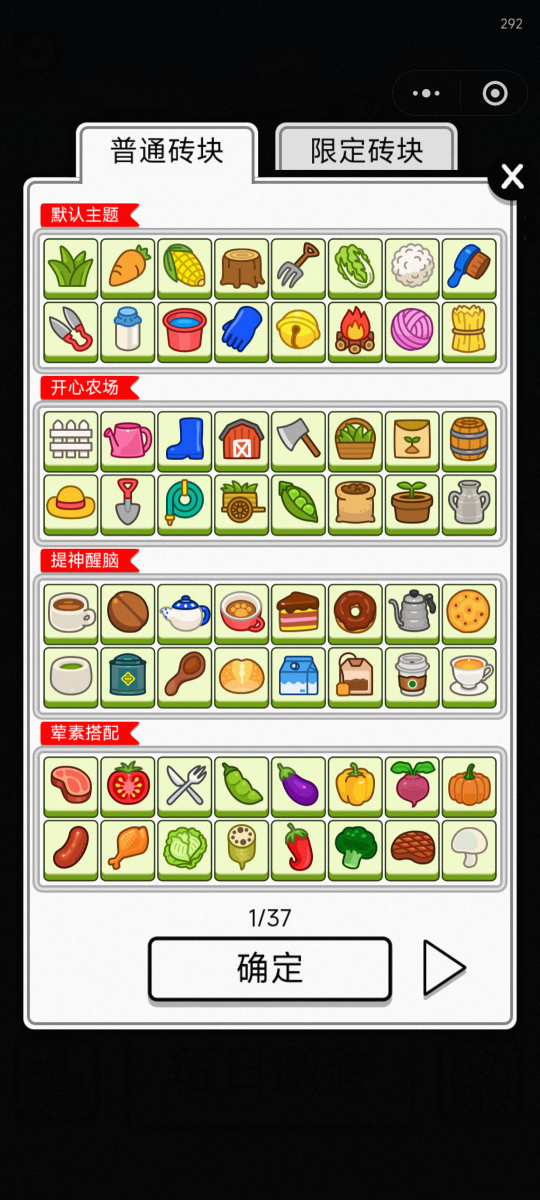
#> input picture BrickGame-Tool/build-catalog/brick-all/Screenshot_20261012_145915.png, 1080 x 2400 px (shown at 1/2 size); its folder holds only this picture in this run
$ python build_catalog.py
#> lines starting #> are read from the running program, lines starting #| are printed output that depends on the picture; after the words box and inside, x2 and y2 are one past the last pixel; in counts of white or black regions, pixels touching at a corner belong together
#!/usr/bin/env python3
# -*- coding: utf-8 -*-
"""从游戏图鉴页(brick-all)提取物品素材，建立带标签的条目库并去重。

为什么不用人工标注素材：图鉴页本身就是"每格一个物品、统一底板、统一样式"的结构化
清单 —— 行列位置就是稳定标识，裁出来即可当参考图用。

四个要点（都是踩过的坑）：

1. 网格用"全部页的**像素中位数图**"定位：物品每页不同，中位数把图标抹平，只剩固定
   面板 + 均匀底板。但图标区会被抹成浑浊色，底板掩码因此**裂成两条带**（图标左右各
   一条），必须成对合成一个格子跨度。
2. **底板要用"外圈像素拟合二次曲面再外推"**，不能用"环中位数"或"跨页中位数模板"：
   底板是渐变、且有多个色系（已解锁=亮绿、未解锁=浅米），环中位数当背景会让渐变区整片
   进入掩码 —— 实测 18 个完全不同的物品被并成一类（距离 0.04）；跨页中位数在中心区等于
   "37 个图标的中间色"，根本不是底板。拟合时按残差剔除两轮离群点（图标会顶到外圈）。
3. 掩码阈值用**自适应**的：未解锁物品是降饱和渲染，与底板差异很小；固定阈值会把它
   整格判成背景，几十个不同物品的特征全变零向量 → 又并成一类。
4. **默认不去重**：图鉴每格就是一个类别。实测这 37 页里没有跨页重复（md5 全不同，结构距离
   低于 0.05 的只有 1 组：同一把刷子的"新/旧"两版），而"并错"的代价远大于"没并"——
   图鉴里本身就存在形状相同、仅耐久/颜色不同的砖块（实测 0.10~0.20 区间有 197 对），
   一旦并错，求解器会去消一个消不掉的组合。需要合并时显式给 --dedup-thr（见下）。

产出：
  catalog/tiles/p001_b0_r0_c0.png   96x96 原样裁切（含底板）—— 训练素材，保留底板是为了让模型
                                    自己学"忽略底板"（配合底色重染增广），比去底掩码更稳
  catalog/index.csv                 每格元信息（页序/时间戳/分组/行列/图标占比/饱和度/faded/class_id）
  catalog/classes.csv               类别：class_id -> 成员条目（默认每格一类，共 2368 类）
  catalog/gray_pairs.csv            相似但未合并的条目对（仅 --dedup-thr > 0 时生成，人工抽查用）
  catalog/icons/...（仅 --with-icons）96x96 BGRA 去底图标，实测效果差已弃用，留开关备查
用法：
  python build_catalog.py --src brick-all --out catalog                 # 每格一类
  python build_catalog.py --src brick-all --out catalog --dedup-thr 0.05 # 顺带合并近似重复
"""
from __future__ import annotations

import argparse
import csv
import os

import cv2
import numpy as np

_HERE = os.path.dirname(os.path.abspath(__file__))

CROP = 96           # 输出裁切尺寸
INSET = 3           # 内缩像素，去掉砖块描边
FEAT = 32           # 去重用的特征尺寸
DEDUP_THR = 0.0     # 去重阈值（结构特征余弦距离），0 = 不合并（每格一个类别）
FADED_CONTRAST = 90.0   # 图标与底板对比度低于此值 → 疑似未解锁（降饱和渲染）


def load_pages(src: str) -> list[tuple[str, np.ndarray]]:
    names = sorted(f for f in os.listdir(src) if f.lower().endswith((".png", ".jpg")))
    pages = []
    for n in names:
        img = cv2.imread(os.path.join(src, n), cv2.IMREAD_COLOR)
        if img is None:
            raise SystemExit(f"读不到 {n}")
        pages.append((n, img))
    if not pages:
        raise SystemExit(f"{src} 里没有图片")
    if len({p[1].shape[:2] for p in pages}) != 1:
        print(f"警告: 分辨率不一致 {({p[1].shape[:2] for p in pages})}，请先统一")
    return pages


def tile_mask(img: np.ndarray) -> np.ndarray:
    """浅绿底板掩码。中位数图上图标已被抹平，所以只剩底板。"""
    b, g, r = img[:, :, 0].astype(int), img[:, :, 1].astype(int), img[:, :, 2].astype(int)
    return ((g > r + 6) & (g > b + 6) & (g > 170)).astype(np.uint8)


def segments(proj: np.ndarray, frac: float = 0.45) -> list[tuple[int, int]]:
    """一维投影上的连续高值段 = 砖块所在的列带/行带。"""
    thr = frac * float(proj.max()) if proj.max() > 0 else 0.0
    on = proj >= thr
    out, start = [], None
    for i, v in enumerate(on.tolist()):
        if v and start is None:
            start = i
        if (not v or i == len(on) - 1) and start is not None:
            end = i + 1 if v else i
            if end - start > 8:
                out.append((start, end))
            start = None
    return out


def pair_bands(bands: list[tuple[int, int]], name: str) -> list[tuple[int, int]]:
    """把"格子两侧的底板带"合成一个格子跨度，并做均匀性校验。"""
    if len(bands) % 2 == 0 and len(bands) >= 4:
        spans = [(bands[2 * k][0], bands[2 * k + 1][1]) for k in range(len(bands) // 2)]
    else:
        spans = bands
    widths = np.array([b - a for a, b in spans], dtype=np.float64)
    gaps = np.diff([a for a, _ in spans]) if len(spans) > 1 else np.array([1.0])
    w_cv = float(widths.std() / (widths.mean() + 1e-9))
    g_cv = float(gaps.std() / (gaps.mean() + 1e-9)) if len(gaps) > 1 else 0.0
    print(f"  {name}: {len(bands)} 条底板带 → {len(spans)} 个格子，"
          f"宽度 {widths.mean():.1f}±{widths.std():.1f}(cv {w_cv:.2f})，"
          f"间距 {gaps.mean():.1f}(cv {g_cv:.2f})")
    if w_cv > 0.15 or g_cv > 0.30:
        print(f"  警告: {name} 方向网格不均匀，可能有格子被遮挡，请人工核对")
    return spans


def grid_from_median(pages: list[tuple[str, np.ndarray]]) -> tuple[list, list]:
    med = np.median(np.stack([p[1] for p in pages]), axis=0).astype(np.uint8)
    m = tile_mask(med)
    col_seg = pair_bands(segments(m.sum(axis=0).astype(np.float64)), "列")
    row_seg = pair_bands(segments(m.sum(axis=1).astype(np.float64)), "行")
    return col_seg, row_seg


def cut_all(pages: list[tuple[str, np.ndarray]], row_seg, col_seg, inset: int) -> np.ndarray:
    """(n_pages, n_rows, n_cols, CROP, CROP, 3) 的原样裁切。"""
    out = np.zeros((len(pages), len(row_seg), len(col_seg), CROP, CROP, 3), np.uint8)
    for pi, (_, img) in enumerate(pages):
        for ri, (y0, y1) in enumerate(row_seg):
            for ci, (x0, x1) in enumerate(col_seg):
                cell = img[y0 + inset:y1 - inset, x0 + inset:x1 - inset]
                if cell.size == 0:
                    continue
                interp = cv2.INTER_AREA if cell.shape[0] > CROP else cv2.INTER_CUBIC
                out[pi, ri, ci] = cv2.resize(cell, (CROP, CROP), interpolation=interp)
    return out


_S = CROP
_yy, _xx = np.mgrid[0:_S, 0:_S]
_XX = np.stack([np.ones(_S * _S), _xx.ravel(), _yy.ravel(), (_xx ** 2).ravel(),
                (_xx * _yy).ravel(), (_yy ** 2).ravel()], 1).astype(np.float64)
_RING_W = 8
_RING = np.zeros((_S, _S), bool)
_RING[:_RING_W, :] = _RING[-_RING_W:, :] = _RING[:, :_RING_W] = _RING[:, -_RING_W:] = True


def bg_surface(crop: np.ndarray, rounds: int = 2) -> np.ndarray:
    """用外圈像素拟合二次曲面来还原底板（含渐变），再外推到中心。

    为什么不能用"边框环中位数"或"跨页模板"当底板：
    - 底板是渐变且有多个色系（已解锁是亮绿、未解锁是浅米色），环中位数当背景会让
      渐变区整片进入掩码 —— 实测 18 个完全不同的物品被去重成一类（距离 0.04）。
    - 跨页中位数在中心区等于"37 个图标的中间色"，不是底板。
    拟合时按残差做两轮剔除：图标偶尔会顶到外圈，不剔除会把曲面拉歪。
    """
    bg = np.zeros((_S, _S, 3), np.float32)
    ring_flat = _RING.ravel()
    for c in range(3):
        coef, m, vals = None, ring_flat.copy(), crop[:, :, c].ravel()
        for _ in range(rounds):
            coef, *_ = np.linalg.lstsq(_XX[m], vals[m], rcond=None)
            r = np.abs(vals - _XX @ coef)
            med = float(np.median(r[m]))
            mad = float(np.median(np.abs(r[m] - med))) + 1e-3
            keep = ring_flat & (r < med + 4 * mad)
            if keep.sum() < 100 or bool((keep == m).all()):
                break
            m = keep
        bg[:, :, c] = (_XX @ coef).reshape(_S, _S)
    return bg


def icon_mask(crop: np.ndarray, bg: np.ndarray, tol_lo: float = 10.0, frac: float = 0.30
              ) -> tuple[np.ndarray, float]:
    """图标掩码 = 与拟合底板的差异超过自适应阈值。

    自适应是必须的：未解锁物品整格降饱和（与底板对比很弱），固定阈值会把它判成
    纯背景，特征退化成零向量 → 几十个不同物品又被去重成一类。
    返回 (掩码, 图标对比度)。
    """
    mag = np.linalg.norm(crop - bg, axis=2)
    contrast = float(np.percentile(mag, 99.5))
    m = (mag > max(tol_lo, frac * contrast)).astype(np.uint8)
    m = cv2.morphologyEx(m, cv2.MORPH_OPEN, np.ones((3, 3), np.uint8))
    m = cv2.morphologyEx(m, cv2.MORPH_CLOSE, np.ones((5, 5), np.uint8))
    m = cv2.erode(m, np.ones((3, 3), np.uint8)).astype(bool)
    return m, contrast


def icon_feature(crop: np.ndarray, bg: np.ndarray, mask: np.ndarray) -> np.ndarray:
    """图标特征（L2 归一化）：**残差去掉直流色**之后的结构/色差模式。

    为什么不能直接用"掩码后的原色"：同一色系的物品（橙色系月饼/玉米/饼干）
    掩码后的向量方向几乎相同，余弦距离只有 0.03~0.06 —— 实测 21 个完全不同的
    橙色物品被并成一类。去掉直流分量（减去掩码内均值）后，剩下的是形状与色差
    模式，同一色系的不同形状才拉得开。
    """
    r = cv2.resize((crop - bg), (FEAT, FEAT), interpolation=cv2.INTER_AREA).astype(np.float32)
    m = cv2.resize(mask.astype(np.uint8), (FEAT, FEAT), interpolation=cv2.INTER_NEAREST).astype(bool)
    if not m.any():
        return np.zeros(FEAT * FEAT * 3, np.float32)
    r = r - r[m].mean(axis=0)
    f = (r * m[..., None]).reshape(-1)
    n = float(np.linalg.norm(f))
    return f / n if n > 1e-6 else f


def saturation(crop: np.ndarray, mask: np.ndarray) -> float:
    hsv = cv2.cvtColor(crop, cv2.COLOR_BGR2HSV)
    return float(hsv[:, :, 1][mask].mean()) if mask.sum() > 8 else 0.0


def main() -> None:
    ap = argparse.ArgumentParser(description="图鉴页 → 物品素材库 + 去重类别")
    ap.add_argument("--src", default=os.path.join(_HERE, "brick-all"))
    ap.add_argument("--out", default=os.path.join(_HERE, "catalog"))
    ap.add_argument("--inset", type=int, default=INSET)
    ap.add_argument("--dedup-thr", type=float, default=DEDUP_THR,
                    help="合并阈值(结构余弦距离)，0 = 每格一个类别")
    ap.add_argument("--expect-cols", type=int, default=8, help="图鉴每行的格数")
    ap.add_argument("--with-icons", action="store_true",
                    help="额外导出 96x96 去底 BGRA 图标（默认不导出：训练直接用 tiles 整格）")
    args = ap.parse_args()

    pages = load_pages(args.src)
#> in load_pages, img is the input picture: shape (2400, 1080, 3); mean B, G, R 120.1, 136.9, 140.1
#> pages = 1 item
    print(f"图鉴页 {len(pages)} 张，尺寸 {pages[0][1].shape[1]}x{pages[0][1].shape[0]}")
#| 图鉴页 1 张，尺寸 1080x2400
    col_seg, row_seg = grid_from_median(pages)
#> in tile_mask, `return ((g > r + 6) & (g > b + 6) & (g > 170)).astype(np.uint8)`:
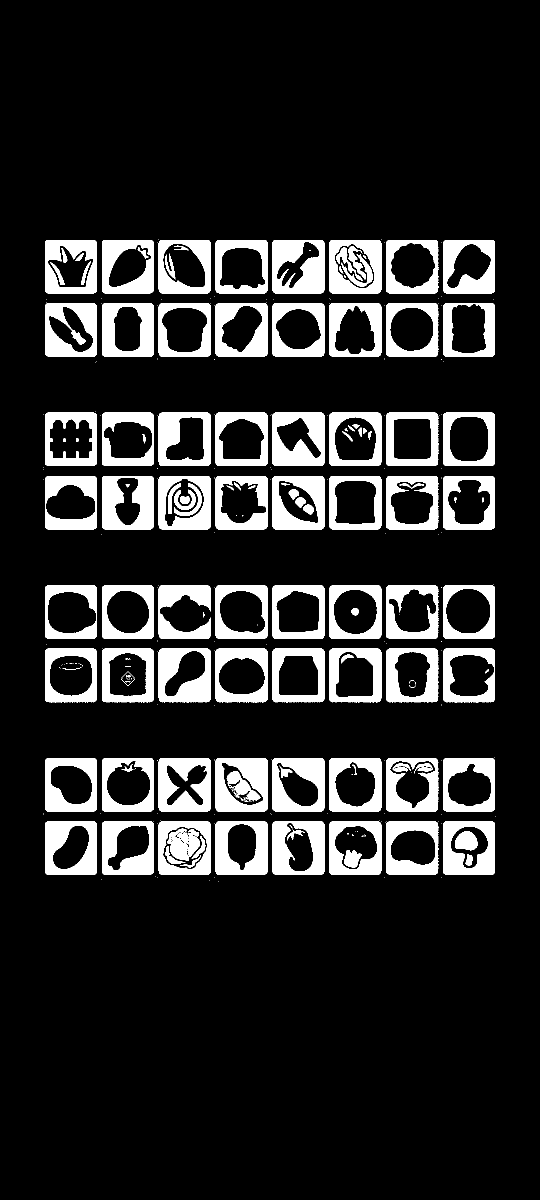
#> returned value: shape (2400, 1080) (shown at 1/2 size); values 0 (black) and 1 (white), 15.4% white; 318 white regions (197 under 20 px), largest, box (x1, y1, x2, y2) and area: (545, 480, 649, 587) 8209, (204, 952, 308, 1059) 7885, (545, 825, 649, 932) 7822
#> in segments, `thr = frac * float(proj.max()) if proj.max() > 0 else 0.0`: thr = 385.7
#> after the loop in segments, `for i, v in enumerate(on.tolist()):`: end = 990; out = [(90, 121), (168, 194), (204, 233), (280, 308), (317, 362), (384, 421), (431, 458), (508, 535), (545, 578), (615, 649), (659, 680), (739, 763), (772, 797), (854, 876), (886, 908), (968, 990)]
#> in pair_bands, `spans = [(bands[2 * k][0], bands[2 * k + 1][1]) for k in range(len(ban..`: spans = [(90, 194), (204, 308), (317, 421), (431, 535), (545, 649), (659, 763), (772, 876), (886, 990)]
#> in pair_bands, `widths = np.array([b - a for a, b in spans], dtype=np.float64)`: widths = [104, 104, 104, 104, 104, 104, 104, 104]
#> in pair_bands, `gaps = np.diff([a for a, _ in spans]) if len(spans) > 1 else np.array(..`: gaps = [114, 113, 114, 114, 114, 113, 114]
#> in pair_bands, `w_cv = float(widths.std() / (widths.mean() + 1e-9))`: w_cv = 0
#> in pair_bands, `g_cv = float(gaps.std() / (gaps.mean() + 1e-9)) if len(gaps) > 1 else ..`: g_cv = 0.00397
#|   列: 16 条底板带 → 8 个格子，宽度 104.0±0.0(cv 0.00)，间距 113.7(cv 0.00)
#> in grid_from_median, `col_seg = pair_bands(segments(m.sum(axis=0).astype(np.float64)), "列")`: col_seg has the same summary as spans in pair_bands
#|   行: 16 条底板带 → 8 个格子，宽度 107.0±0.0(cv 0.00)，间距 166.1(cv 0.28)
#> in grid_from_median, `row_seg = pair_bands(segments(m.sum(axis=1).astype(np.float64)), "行")`: row_seg = [(480, 587), (606, 713), (825, 932), (952, 1059), (1171, 1278), (1297, 1404), (1516, 1623), (1643, 1750)]
#> col_seg has the same summary as spans in pair_bands
    print(f"网格: {len(col_seg)} 列 x {len(row_seg)} 行 = {len(col_seg) * len(row_seg)} 格/页")
#| 网格: 8 列 x 8 行 = 64 格/页
    if len(col_seg) != args.expect_cols:
        raise SystemExit(f"列数 {len(col_seg)} != {args.expect_cols}，请检查图鉴页是否有遮挡/滚动")

    crops = cut_all(pages, row_seg, col_seg, args.inset)
#> the loop in cut_all, `for pi, (_, img) in enumerate(pages):` made 1 pass
#> pi on pass 1: 0
#> after the loop in cut_all, `for pi, (_, img) in enumerate(pages):`:
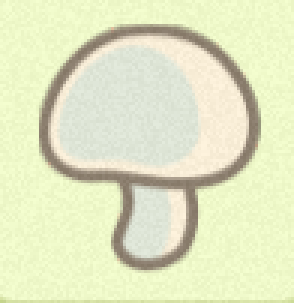
#> cell: shape (101, 98, 3) (shown 3 times larger); mean B, G, R 195.7, 231.3, 226.7

    icon_dir = os.path.join(args.out, "icons")
    tile_dir = os.path.join(args.out, "tiles")
    os.makedirs(tile_dir, exist_ok=True)
    if args.with_icons:
        os.makedirs(icon_dir, exist_ok=True)

    rows, feats = [], []
    for pi, (name, _) in enumerate(pages):
        stem = os.path.splitext(name)[0]
        for ri in range(len(row_seg)):
            for ci in range(len(col_seg)):
                crop = crops[pi, ri, ci]
                bg = bg_surface(crop)
                m, contrast = icon_mask(crop, bg)
                stem_p = f"p{pi + 1:03d}_b{ri // 2}_r{ri % 2}_c{ci}"
                if args.with_icons:
                    bgra = np.dstack([crop, (m * 255).astype(np.uint8)])
                    cv2.imwrite(os.path.join(icon_dir, stem_p + ".png"), bgra)
                cv2.imwrite(os.path.join(tile_dir, stem_p + ".png"), crop)
                feats.append(icon_feature(crop, bg, m))
                rows.append({
                    "entry": stem_p, "page": pi + 1, "page_file": stem,
                    "block": ri // 2, "sub_row": ri % 2, "row": ri, "col": ci,
                    "ratio": round(float(m.mean()), 4), "contrast": round(contrast, 1),
                    "sat": round(saturation(crop, m), 1),
                    "faded": int(contrast < FADED_CONTRAST),
                    # 掩码只用于统计/去重特征；去底图标不落盘时留空，避免下游读到不存在的文件
                    "icon": os.path.join("icons", stem_p + ".png") if args.with_icons else "",
                    "tile": os.path.join("tiles", stem_p + ".png"),
                })
        print(f"  {name}: 裁出 {len(row_seg) * len(col_seg)} 格", flush=True)
#> this loop made 1 pass
#> (pi, name) on pass 1: (0, 'Screenshot_20261012_145915.png')
#> (printed output is left out)
#> pass 1, in icon_mask, `mag = np.linalg.norm(crop - bg, axis=2)`:
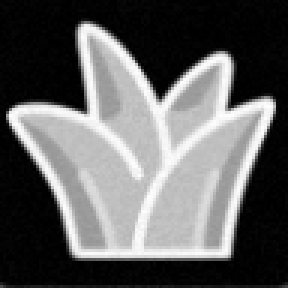
#> mag: shape (96, 96) float32 (shown 3 times larger); min 0.202, max 310.4, mean 118.4; drawn with min black and max white
#> pass 1, in icon_mask, `m = cv2.erode(m, np.ones((3, 3), np.uint8)).astype(bool)`:
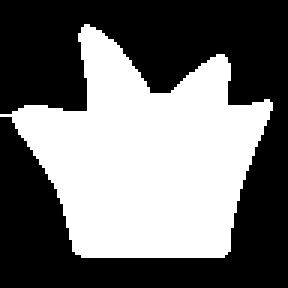
#> m: shape (96, 96) bool (shown 3 times larger); 44.3% white; 1 white region, box (x1, y1, x2, y2) and area: (0, 8, 91, 86) 4081
#> after the loop:
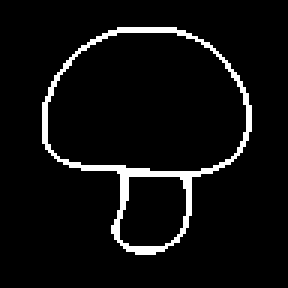
#> m: shape (96, 96) bool (shown 3 times larger); 5.5% white in thin lines or dots, all inside (x1, y1, x2, y2) = (14, 9, 84, 85)
#> after the loop, feats = 64 items; rows = 64 items

    cons = np.array([r["contrast"] for r in rows])
#> cons = 64 values, max 349.6 at index 56, min 143.1 at index 6, mean 298
    print(f"\n图标对比度: 中位 {np.median(cons):.1f}，分位 "
          f"{[round(float(np.percentile(cons, q)), 1) for q in (1, 5, 10, 25, 50, 75, 95)]}")
#| 图标对比度: 中位 306.8，分位 [170.6, 232.1, 251.8, 277.3, 306.8, 327.1, 337.7]
    print(f"  低于 {FADED_CONTRAST} 的 {int((cons < FADED_CONTRAST).sum())} 格（疑似未解锁/降饱和渲染）")
#|   低于 90.0 的 0 格（疑似未解锁/降饱和渲染）
    print(f"图标占比: 中位 {np.median([r['ratio'] for r in rows]):.3f}")
#| 图标占比: 中位 0.421

    # ---------- 分类 ----------
    # 默认 thr=0 → 不合并，每格自成一类（图鉴页每格就是一款砖块）。
    F = np.stack(feats)
    F = F / (np.linalg.norm(F, axis=1, keepdims=True) + 1e-8)
    D = np.clip(1.0 - F @ F.T, 0.0, 2.0)
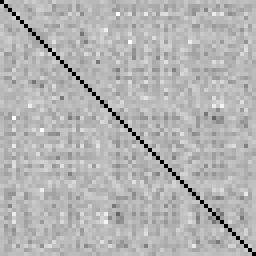
#> D: shape (64, 64) float32 (shown 4 times larger); min 0, max 1.37, mean 0.964; drawn with min black and max white
    np.fill_diagonal(D, 2.0)
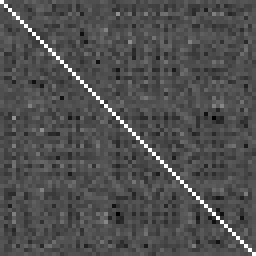
#> D: shape (64, 64) float32 (shown 4 times larger); 1.56% of pixels changed, all inside (x1, y1, x2, y2) = (0, 0, 64, 64); drawn with min black and max white
    parent = list(range(len(rows)))
#> parent = 64 values from 0 to 63

    def find(x: int) -> int:
        while parent[x] != x:
            parent[x] = parent[parent[x]]
            x = parent[x]
        return x

    ii, jj = np.where(D < args.dedup_thr)
#> ii = empty array; jj = empty array
    for i, j in zip(ii.tolist(), jj.tolist()):
        if j > i:
            ri, rj = find(i), find(j)
            if ri != rj:
                parent[ri] = rj
#> this loop made 0 passes
    groups: dict[int, list[int]] = {}
    for i in range(len(rows)):
        groups.setdefault(find(i), []).append(i)
#> this loop made 64 passes
#> after the loop, groups = 64 items
    labels = np.zeros(len(rows), dtype=np.int32)
#> labels = 64 values from 0 to 0
    for cid, (_, members) in enumerate(sorted(groups.items()), start=1):
        for i in members:
            labels[i] = cid
#> this loop made 64 passes
#> members on passes 1 to 8: [0], [1], [2], [3], [4], [5], [6], [7]
#> after the loop, labels = 64 values from 1 to 64

    dup = [m for m in sorted(groups.values(), key=len, reverse=True) if len(m) > 1]
#> dup = []
    mode = "不去重" if args.dedup_thr <= 0 else f"结构余弦阈值 {args.dedup_thr}"
    print(f"分类({mode}): {len(rows)} 个条目 → {len(groups)} 个类别"
          f"（合并 {len(rows) - len(groups)} 个，涉及 {len(dup)} 组）")
#| 分类(不去重): 64 个条目 → 64 个类别（合并 0 个，涉及 0 组）
    for m in dup[:8]:
        print(f"  {len(m)} 个成员: {[rows[i]['entry'] for i in m[:6]]}"
              f"{' ...' if len(m) > 6 else ''}")
    # 灰区提示：结构距离在 [thr, 3*thr) 的条目对（只在开启合并时才有意义），供人工抽查。
    # 宁可留成两类，也不要误并（误并会让求解器去消一个消不掉的组合）。
    gray = ([(float(D[i, j]), i, j) for i, j in
             zip(*np.where((D >= args.dedup_thr) & (D < 3 * args.dedup_thr))) if j > i]
            if args.dedup_thr > 0 else [])
#> gray = []
    if args.dedup_thr > 0:
        print(f"灰区(相似但未合并) {len(gray)} 对，最相近 5 对：")
        for d, i, j in sorted(gray)[:5]:
            print(f"  {d:.3f} {rows[i]['entry']} ~ {rows[j]['entry']}")
        with open(os.path.join(args.out, "gray_pairs.csv"), "w", newline="") as f:
            w = csv.writer(f)
            w.writerow(["struct_dist", "entry_a", "entry_b"])
            for d, i, j in sorted(gray):
                w.writerow([round(d, 4), rows[i]["entry"], rows[j]["entry"]])

    with open(os.path.join(args.out, "index.csv"), "w", newline="") as f:
        w = csv.DictWriter(f, fieldnames=list(rows[0].keys()) + ["class_id"])
        w.writeheader()
        for r, l in zip(rows, labels.tolist()):
            w.writerow({**r, "class_id": l})
    with open(os.path.join(args.out, "classes.csv"), "w", newline="") as f:
        w = csv.writer(f)
        w.writerow(["class_id", "n", "entries"])
        for cid, (_, members) in enumerate(sorted(groups.items()), start=1):
            w.writerow([cid, len(members), "|".join(rows[i]["entry"] for i in members)])
    icon_msg = f"{args.out}/icons/（{len(rows)} 张 BGRA）/ " if args.with_icons else ""
#> icon_msg = ''
    print(f"\n输出: {args.out}/tiles/（{len(rows)} 张） / {icon_msg}index.csv"
          f" / classes.csv（{len(groups)} 类）")
#| 输出: BrickGame-Tool/build-catalog/catalog/tiles/（64 张） / index.csv / classes.csv（64 类）


if __name__ == "__main__":
    main()
